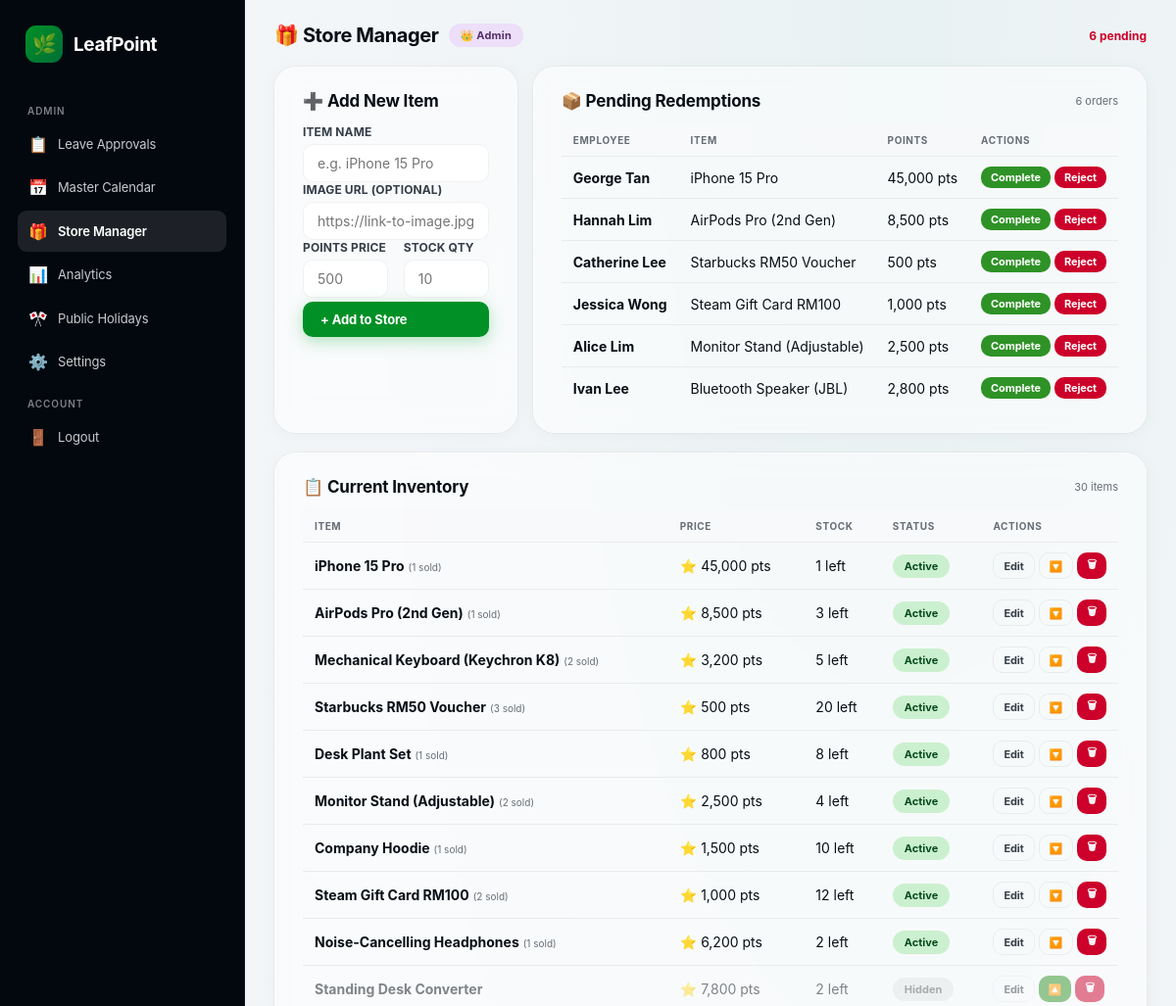
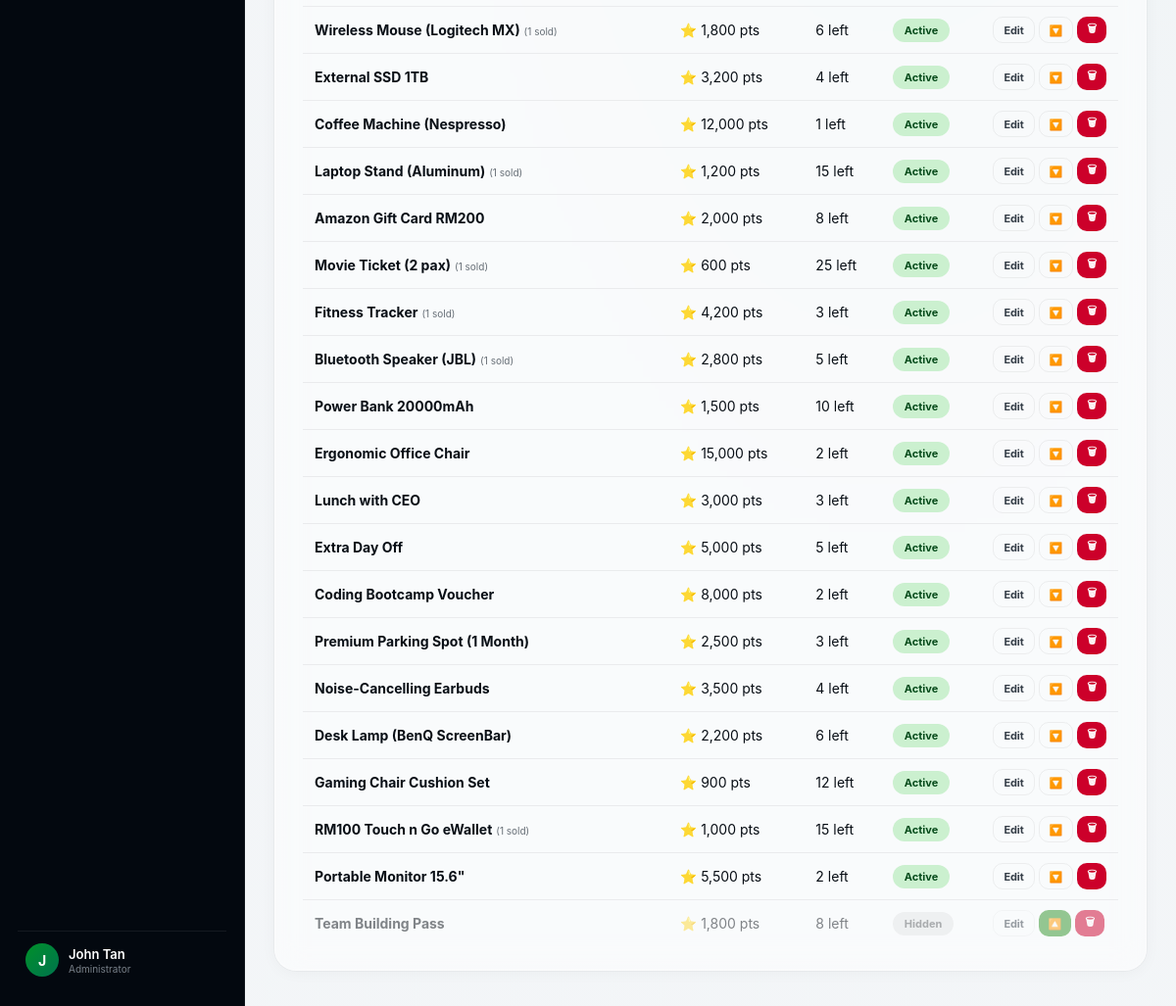
The app's page /Boss/store_admin.php (signed in) with its own data (2 pictures, top to bottom).
### tables this page shows
CREATE TABLE `reward_redemptions` (
    `id` INT AUTO_INCREMENT PRIMARY KEY,
    `user_id` INT NOT NULL,
    `item_id` INT NOT NULL,
    `points_spent` INT NOT NULL,
    `status` ENUM('pending', 'completed', 'cancelled', 'rejected') DEFAULT 'pending',
    `created_at` TIMESTAMP DEFAULT CURRENT_TIMESTAMP,
    `updated_at` TIMESTAMP DEFAULT CURRENT_TIMESTAMP ON UPDATE CURRENT_TIMESTAMP,
    FOREIGN KEY (`user_id`) REFERENCES `users`(`id`) ON DELETE CASCADE,
    FOREIGN KEY (`item_id`) REFERENCES `reward_items`(`id`) ON DELETE CASCADE
);

CREATE TABLE `users` (
    `id` INT AUTO_INCREMENT PRIMARY KEY,
    `name` VARCHAR(100) NOT NULL,
    `username` VARCHAR(50) NOT NULL UNIQUE COMMENT 'Login identifier',
    `email` VARCHAR(150) NOT NULL UNIQUE,
    `password_hash` VARCHAR(255) NOT NULL,
    `role` ENUM('employee', 'admin') DEFAULT 'employee',
    `join_date` DATE NOT NULL,
    `remember_token` VARCHAR(255) NULL,
    `reset_token` VARCHAR(64) NULL COMMENT 'Password reset token',
    `reset_token_expiry` DATETIME NULL COMMENT 'Reset token expiry (1 hour)',
    `total_points` INT DEFAULT 0,
    `current_streak` INT DEFAULT 0,
    `plant_highest_stage` INT DEFAULT 1,
    `plant_current_stage` INT DEFAULT 1,
    `plant_status` ENUM('Healthy', 'Withered') DEFAULT 'Healthy',
    `created_at` TIMESTAMP DEFAULT CURRENT_TIMESTAMP,
    `updated_at` TIMESTAMP DEFAULT CURRENT_TIMESTAMP ON UPDATE CURRENT_TIMESTAMP
);

CREATE TABLE `reward_items` (
    `id` INT AUTO_INCREMENT PRIMARY KEY,
    `name` VARCHAR(150) NOT NULL,
    `image_url` VARCHAR(255) NULL,
    `points_required` INT NOT NULL,
    `stock_quantity` INT NOT NULL DEFAULT 1,
    `is_active` BOOLEAN DEFAULT TRUE,
    `created_at` TIMESTAMP DEFAULT CURRENT_TIMESTAMP
);

### Boss/store_admin.php (the view, shortened to what this page needs)
<?php
require_once '../db.php';
$edit_item = null;
$items = $pdo->query("SELECT * FROM reward_items ORDER BY created_at DESC")->fetchAll();
$pending_orders = $pdo->query("SELECT rr.*, u.name as user_name, ri.name as item_name FROM reward_redemptions rr JOIN users u ON rr.user_id = u.id JOIN reward_items ri ON rr.item_id = ri.id WHERE rr.status = 'pending'")->fetchAll();
$pending_count = count($pending_orders);
$ref_counts = [];
$stmt = $pdo->query("SELECT item_id, COUNT(*) as cnt FROM reward_redemptions GROUP BY item_id");
while ($row = $stmt->fetch()) {
    $ref_counts[$row['item_id']] = $row['cnt'];
}
?>
<!doctype html>
<html lang="en">
<head>
</head>
<body>
  <div class="app">
    <?php include 'boss_sidebar.php'; ?>
    <main class="main">
      <div class="main-inner">
        <header class="topbar">
          <div class="topbar-left">
            <span class="title">🎁 Store Manager</span>
            <span class="admin-badge">👑 Admin</span>
          </div>
          <?php if ($pending_count > 0): ?>
          <span style="font-size:12px;font-weight:700;color:var(--red-status);"><?= $pending_count ?> pending</span>
          <?php endif; ?>
        </header>
        <div class="form-row">
          <section class="card">
            <div class="card-header">
              <span class="card-title"><?= $edit_item ? '✏️ Edit Item' : '➕ Add New Item' ?></span>
            </div>
            <form method="POST">
              <div class="form-group">
                <label class="form-label">Item Name</label>
                <input type="text" name="name" class="form-input" required
                       value="<?= htmlspecialchars($edit_item['name'] ?? '') ?>"
                       placeholder="e.g. iPhone 15 Pro">
              </div>
              <div class="form-group">
                <label class="form-label">Image URL (Optional)</label>
                <input type="text" name="image_url" class="form-input"
                       value="<?= htmlspecialchars($edit_item['image_url'] ?? '') ?>"
                       placeholder="https://link-to-image.jpg">
              </div>
              <div class="form-row">
                <div class="form-group">
                  <label class="form-label">Points Price</label>
                  <input type="number" name="points_required" class="form-input" required
                         value="<?= htmlspecialchars($edit_item['points_required'] ?? '') ?>"
                         placeholder="500" min="1">
                </div>
                <div class="form-group">
                  <label class="form-label">Stock Qty</label>
                  <input type="number" name="stock_quantity" class="form-input" required
                         value="<?= htmlspecialchars($edit_item['stock_quantity'] ?? '') ?>"
                         placeholder="10" min="0">
                </div>
              </div>
              <button type="submit" name="save_item" class="btn btn-primary" style="width:100%;margin-top:4px;">
                <?= $edit_item ? 'Update Item' : '+ Add to Store' ?>
              </button>
            </form>
          </section>
          <section class="card">
            <div class="card-header">
              <span class="card-title">📦 Pending Redemptions</span>
              <span class="card-subtitle"><?= $pending_count ?> order<?= $pending_count !== 1 ? 's' : '' ?></span>
            </div>
            <?php if ($pending_count > 0): ?>
            <div class="table-wrap">
              <table>
                <thead><tr><th>Employee</th><th>Item</th><th>Points</th><th>Actions</th></tr></thead>
                <tbody>
                  <?php foreach ($pending_orders as $order): ?>
                  <tr>
                    <td data-label="Employee"><strong><?= htmlspecialchars($order['user_name']) ?></strong></td>
                    <td data-label="Item"><?= htmlspecialchars($order['item_name']) ?></td>
                    <td data-label="Points"><?= number_format($order['points_spent']) ?> pts</td>
                    <td data-label="Actions">
                      <form method="POST" class="action-form">
                        <button type="submit" name="action" value="complete" class="btn btn-success btn-sm">Complete</button>
                        <button type="submit" name="action" value="reject" class="btn btn-danger btn-sm" onclick="return confirm('Reject and refund points?')">Reject</button>
                      </form>
                    </td>
                  </tr>
                  <?php endforeach; ?>
                </tbody>
              </table>
            </div>
            <?php else: ?>
            <div class="empty-state"><div class="empty-icon">✅</div><div class="empty-text">No pending redemptions</div></div>
            <?php endif; ?>
          </section>
        </div>
        <section class="card">
          <div class="card-header">
            <span class="card-title">📋 Current Inventory</span>
            <span class="card-subtitle"><?= count($items) ?> item<?= count($items) !== 1 ? 's' : '' ?></span>
          </div>
          <div class="table-wrap">
            <table>
              <thead><tr><th>Item</th><th>Price</th><th>Stock</th><th>Status</th><th style="width:80px;">Actions</th></tr></thead>
              <tbody>
                <?php foreach ($items as $item):
                  $has_refs = isset($ref_counts[$item['id']]);
                ?>
                <tr style="<?= !$item['is_active'] ? 'opacity:0.5;' : '' ?>">
                  <td data-label="Item"><strong><?= htmlspecialchars($item['name']) ?></strong><?= $has_refs ? ' <span style="font-size:10px;color:var(--muted);">(' . $ref_counts[$item['id']] . ' sold)</span>' : '' ?></td>
                  <td data-label="Price">⭐ <?= number_format($item['points_required']) ?> pts</td>
                  <td data-label="Stock"><?= $item['stock_quantity'] ?> left</td>
                  <td data-label="Status"><span class="status-badge <?= $item['is_active'] ? 'active' : 'inactive' ?>"><?= $item['is_active'] ? 'Active' : 'Hidden' ?></span></td>
                  <td data-label="Actions">
                    <form method="POST" style="display:inline-flex;gap:4px;">
                      <a href="?edit=<?= $item['id'] ?>" class="btn btn-ghost btn-sm">Edit</a>
                      <button type="submit" name="toggle_item" class="btn <?= $item['is_active'] ? 'btn-ghost' : 'btn-success' ?> btn-sm" title="<?= $item['is_active'] ? 'Deactivate' : 'Activate' ?>"><?= $item['is_active'] ? '🔽' : '🔼' ?></button>
                      <button type="submit" name="delete_item" class="btn btn-danger btn-sm" onclick="return confirm('Delete?')" <?= $has_refs ? 'disabled title="Has redemptions"' : '' ?>>🗑</button>
                    </form>
                  </td>
                </tr>
                <?php endforeach; ?>
              </tbody>
            </table>
          </div>
        </section>
      </div>
    </main>
  </div>
</body>
</html>

### records on screen
reward_redemptions: user.name "George Tan", item.name "iPhone 15 Pro", points_spent "45,000"
reward_redemptions: user.name "Hannah Lim", item.name "AirPods Pro (2nd Gen)", points_spent "8,500"
reward_redemptions: user.name "Catherine Lee", item.name "Starbucks RM50 Voucher", points_spent "500"
reward_redemptions: user.name "Jessica Wong", item.name "Steam Gift Card RM100", points_spent "1,000"
reward_redemptions: user.name "Alice Lim", item.name "Monitor Stand (Adjustable)", points_spent "2,500"
reward_redemptions: user.name "Ivan Lee", item.name "Bluetooth Speaker (JBL)", points_spent "2,800"
reward_items: name "iPhone 15 Pro", id "1", points_required "45,000", stock_quantity "1", is_active "Active"
reward_items: name "AirPods Pro (2nd Gen)", is_active "1", points_required "8,500", stock_quantity "3", shows "Active"
reward_items: name "Mechanical Keyboard (Keychron K8)", id "2", points_required "3,200", stock_quantity "5", is_active "Active"
reward_items: name "Starbucks RM50 Voucher", id "3", points_required "500", stock_quantity "20", is_active "Active"
reward_items: name "Desk Plant Set", id "1", points_required "800", stock_quantity "8", is_active "Active"
reward_items: name "Monitor Stand (Adjustable)", id "2", points_required "2,500", stock_quantity "4", is_active "Active"
reward_items: name "Company Hoodie", id "1", points_required "1,500", stock_quantity "10", is_active "Active"
reward_items: name "Steam Gift Card RM100", id "2", points_required "1,000", stock_quantity "12", is_active "Active"
reward_items: name "Noise-Cancelling Headphones", id "1", points_required "6,200", stock_quantity "2", is_active "Active"
reward_items: name "Standing Desk Converter", points_required "7,800", stock_quantity "2", is_active "Hidden"
reward_items: name "Wireless Mouse (Logitech MX)", id "1", points_required "1,800", stock_quantity "6", is_active "Active"
reward_items: name "External SSD 1TB", points_required "3,200", stock_quantity "4", is_active "Active"
reward_items: name "Coffee Machine (Nespresso)", points_required "12,000", stock_quantity "1", is_active "Active"
reward_items: name "Laptop Stand (Aluminum)", id "1", points_required "1,200", stock_quantity "15", is_active "Active"
reward_items: name "Amazon Gift Card RM200", points_required "2,000", stock_quantity "8", is_active "Active"
reward_items: name "Movie Ticket (2 pax)", id "1", points_required "600", stock_quantity "25", is_active "Active"
reward_items: name "Fitness Tracker", id "1", points_required "4,200", stock_quantity "3", is_active "Active"
reward_items: name "Bluetooth Speaker (JBL)", id "1", points_required "2,800", stock_quantity "5", is_active "Active"
reward_items: name "Power Bank 20000mAh", points_required "1,500", stock_quantity "10", is_active "Active"
reward_items: name "Ergonomic Office Chair", points_required "15,000", stock_quantity "2", is_active "Active"
reward_items: name "Lunch with CEO", points_required "3,000", stock_quantity "3", is_active "Active"
reward_items: name "Extra Day Off", points_required "5,000", stock_quantity "5", is_active "Active"
reward_items: name "Coding Bootcamp Voucher", points_required "8,000", stock_quantity "2", is_active "Active"
reward_items: name "Premium Parking Spot (1 Month)", points_required "2,500", stock_quantity "3", is_active "Active"
reward_items: name "Noise-Cancelling Earbuds", points_required "3,500", stock_quantity "4", is_active "Active"
reward_items: name "Desk Lamp (BenQ ScreenBar)", points_required "2,200", stock_quantity "6", is_active "Active"
reward_items: name "Gaming Chair Cushion Set", points_required "900", stock_quantity "12", is_active "Active"
reward_items: name "RM100 Touch n Go eWallet", id "1", points_required "1,000", stock_quantity "15", is_active "Active"
reward_items: name "Portable Monitor 15.6\"", points_required "5,500", stock_quantity "2", is_active "Active"
reward_items: name "Team Building Pass", points_required "1,800", stock_quantity "8", is_active "Hidden"

### other values on screen
$item['icon'] "📋"
$item['label'] "Leave Approvals"
$item['icon'] "📅"
$item['label'] "Master Calendar"
$item['icon'] "🎁"
$item['label'] "Store Manager"
$item['icon'] "📊"
$item['label'] "Analytics"
$item['icon'] "🎌"
$item['label'] "Public Holidays"
$item['icon'] "⚙️"
$item['label'] "Settings"
$boss_initial "J"
$boss_name "John Tan"
$pending_count "6"
